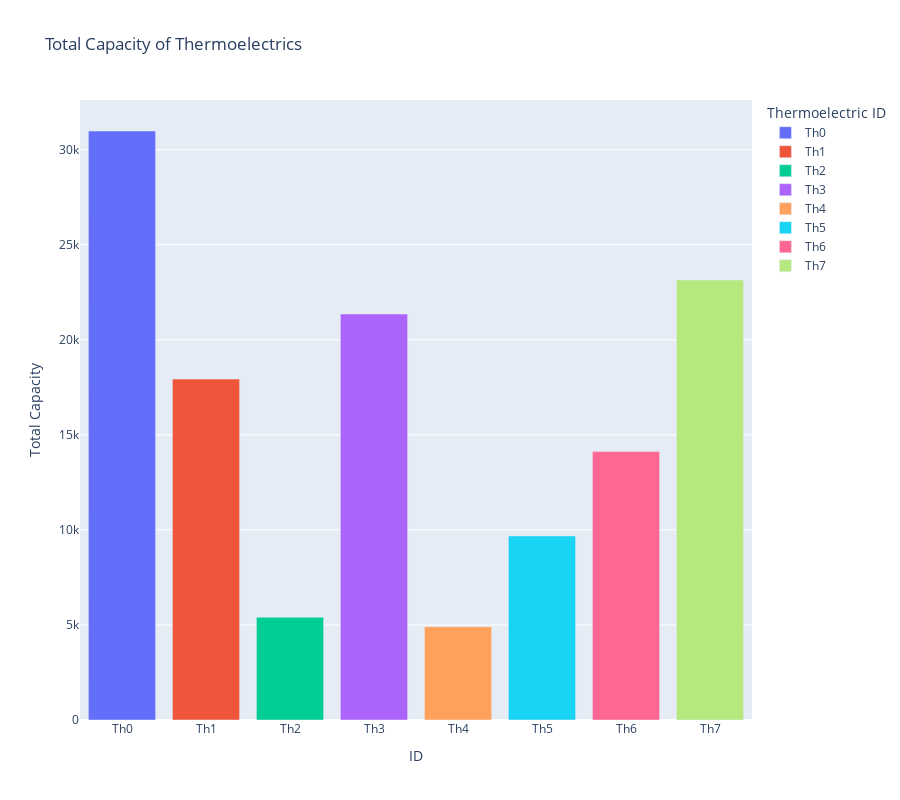

The notebook cell this image was saved under:
### Code cell
# Generate thermoelectrics
electric_system_thermoelectrics_list: list[Thermoelectric] = []

for i, t in enumerate(graphMap.thermoelectrics_nodes):
    generated_thermoelectric_min_cost = 0
    real_cost = 0
    for j, c in enumerate(graphMap.circuits_nodes):
        if mapper_circuit_with_thermoelectric[c.id] == t.id:
            generated_thermoelectric_min_cost += (
                electric_system_circuits_list[j].mock_electric_consume * (matrix[i][j] + 1))
            real_cost += sum([sum(x.demand_per_hour) for x in  electric_system_circuits_list[j].blocks])

    # print(f"Thermoelectric {t.id} has a total capacity of {generated_thermoelectric_min_cost}, but we add 1000 to the total capacity, and real cost is {real_cost}")
    
    electric_system_thermoelectrics_list.append(
        Thermoelectric(
            id=t.id,
            total_capacity=generated_thermoelectric_min_cost,
        )
    )
    thermoelectric_data = {
        "ID": [t.id for t in electric_system_thermoelectrics_list],
        "Total Capacity": [
            t.total_capacity for t in electric_system_thermoelectrics_list
        ],
    }

    thermoelectric_df = pd.DataFrame(thermoelectric_data)


sorted_electric_system_circuit_list = sorted(
    electric_system_circuits_list,
    key=lambda x: list(
        filter(
            lambda y: mapper_circuit_with_thermoelectric[x.id] == y.id,
            graphMap.thermoelectrics_nodes,
        )
    )[0].id,
)

colors = [
    list(
        filter(
            lambda x, y=circuit: mapper_circuit_with_thermoelectric[y.id] == x.id,
            graphMap.thermoelectrics_nodes,
        )
    )[0].id
    for circuit in sorted_electric_system_circuit_list
]


fig = px.bar(
    thermoelectric_df,
    x="ID",
    y="Total Capacity",
    title="Total Capacity of Thermoelectrics",
    height=800,
    color=[t.id for t in electric_system_thermoelectrics_list],
    color_discrete_sequence=px.colors.qualitative.Plotly,
    labels={"color": "Thermoelectric ID"},
)

fig.show()

### Figure 1 — Plotly figure (JSON) as saved in the notebook; plotly's stock layout.template omitted (floating-point values rounded to 4 significant figures)
{"data": [{"alignmentgroup": "True", "hovertemplate": "Thermoelectric ID=Th0<br>ID=%{x}<br>Total Capacity=%{y}<extra></extra>", "legendgroup": "Th0", "marker": {"color": "#636EFA", "pattern": {"shape": ""}}, "name": "Th0", "offsetgroup": "Th0", "orientation": "v", "showlegend": true, "textposition": "auto", "type": "bar", "x": ["Th0"], "xaxis": "x", "y": [30980.0], "yaxis": "y"}, {"alignmentgroup": "True", "hovertemplate": "Thermoelectric ID=Th1<br>ID=%{x}<br>Total Capacity=%{y}<extra></extra>", "legendgroup": "Th1", "marker": {"color": "#EF553B", "pattern": {"shape": ""}}, "name": "Th1", "offsetgroup": "Th1", "orientation": "v", "showlegend": true, "textposition": "auto", "type": "bar", "x": ["Th1"], "xaxis": "x", "y": [17930.0], "yaxis": "y"}, {"alignmentgroup": "True", "hovertemplate": "Thermoelectric ID=Th2<br>ID=%{x}<br>Total Capacity=%{y}<extra></extra>", "legendgroup": "Th2", "marker": {"color": "#00CC96", "pattern": {"shape": ""}}, "name": "Th2", "offsetgroup": "Th2", "orientation": "v", "showlegend": true, "textposition": "auto", "type": "bar", "x": ["Th2"], "xaxis": "x", "y": [5404.0], "yaxis": "y"}, {"alignmentgroup": "True", "hovertemplate": "Thermoelectric ID=Th3<br>ID=%{x}<br>Total Capacity=%{y}<extra></extra>", "legendgroup": "Th3", "marker": {"color": "#AB63FA", "pattern": {"shape": ""}}, "name": "Th3", "offsetgroup": "Th3", "orientation": "v", "showlegend": true, "textposition": "auto", "type": "bar", "x": ["Th3"], "xaxis": "x", "y": [21360.0], "yaxis": "y"}, {"alignmentgroup": "True", "hovertemplate": "Thermoelectric ID=Th4<br>ID=%{x}<br>Total Capacity=%{y}<extra></extra>", "legendgroup": "Th4", "marker": {"color": "#FFA15A", "pattern": {"shape": ""}}, "name": "Th4", "offsetgroup": "Th4", "orientation": "v", "showlegend": true, "textposition": "auto", "type": "bar", "x": ["Th4"], "xaxis": "x", "y": [4900.0], "yaxis": "y"}, {"alignmentgroup": "True", "hovertemplate": "Thermoelectric ID=Th5<br>ID=%{x}<br>Total Capacity=%{y}<extra></extra>", "legendgroup": "Th5", "marker": {"color": "#19D3F3", "pattern": {"shape": ""}}, "name": "Th5", "offsetgroup": "Th5", "orientation": "v", "showlegend": true, "textposition": "auto", "type": "bar", "x": ["Th5"], "xaxis": "x", "y": [9683.0], "yaxis": "y"}, {"alignmentgroup": "True", "hovertemplate": "Thermoelectric ID=Th6<br>ID=%{x}<br>Total Capacity=%{y}<extra></extra>", "legendgroup": "Th6", "marker": {"color": "#FF6692", "pattern": {"shape": ""}}, "name": "Th6", "offsetgroup": "Th6", "orientation": "v", "showlegend": true, "textposition": "auto", "type": "bar", "x": ["Th6"], "xaxis": "x", "y": [14120.0], "yaxis": "y"}, {"alignmentgroup": "True", "hovertemplate": "Thermoelectric ID=Th7<br>ID=%{x}<br>Total Capacity=%{y}<extra></extra>", "legendgroup": "Th7", "marker": {"color": "#B6E880", "pattern": {"shape": ""}}, "name": "Th7", "offsetgroup": "Th7", "orientation": "v", "showlegend": true, "textposition": "auto", "type": "bar", "x": ["Th7"], "xaxis": "x", "y": [23150.0], "yaxis": "y"}], "layout": {"barmode": "relative", "height": 800, "legend": {"title": {"text": "Thermoelectric ID"}, "tracegroupgap": 0}, "title": {"text": "Total Capacity of Thermoelectrics"}, "xaxis": {"anchor": "y", "domain": [0, 1], "title": {"text": "ID"}}, "yaxis": {"anchor": "x", "domain": [0, 1], "title": {"text": "Total Capacity"}}}}
